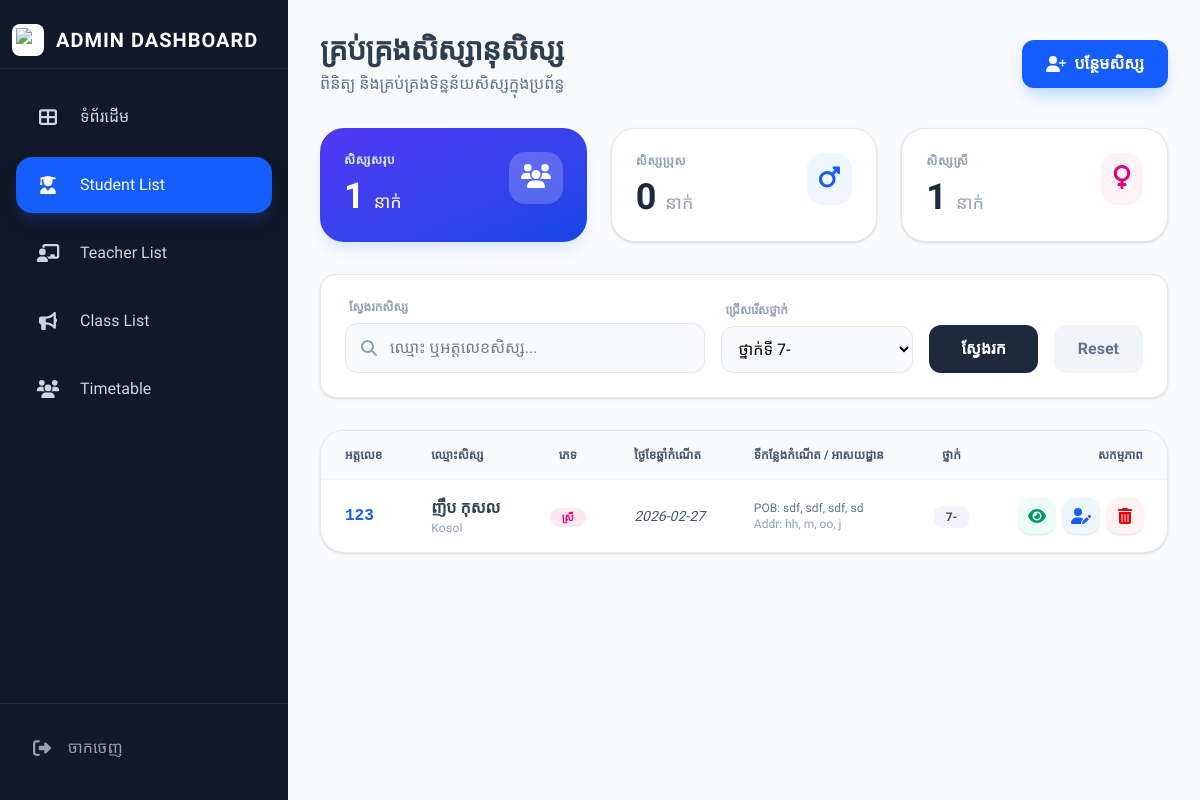
The app's page /views/admin/students_list.php?class=7- (signed in) with its own data.
### tables this page shows
CREATE TABLE `students` (
  `id` int(11) NOT NULL,
  `user_id` int(11) DEFAULT NULL,
  `student_id` varchar(50) DEFAULT NULL,
  `full_name` varchar(255) DEFAULT NULL,
  `full_name_en` varchar(255) DEFAULT NULL,
  `gender` varchar(10) DEFAULT NULL,
  `dob` varchar(50) DEFAULT NULL,
  `pob` text,
  `address` text,
  `father_name` varchar(255) DEFAULT NULL,
  `mother_name` varchar(255) DEFAULT NULL,
  `father_job` varchar(100) DEFAULT NULL,
  `mother_job` varchar(100) DEFAULT NULL,
  `father_phone` varchar(20) DEFAULT NULL,
  `mother_phone` varchar(20) DEFAULT NULL,
  `stream` varchar(100) DEFAULT NULL,
  `class_name` varchar(50) DEFAULT NULL,
  `status` varchar(20) DEFAULT 'Active',
  `class_id` int(11) DEFAULT NULL,
  `academic_year` varchar(20) DEFAULT NULL,
  `photo` varchar(255) DEFAULT 'default.png',
  `profile_img` varchar(255) DEFAULT NULL,
  `phone` varchar(50) DEFAULT NULL
);

### views/admin/students_list.php (the view, shortened to what this page needs)
<?php
require_once '../../config/db.php';
include '../../includes/header.php';
include '../../includes/sidebar_admin.php';
$search = isset($_GET['search']) ? mysqli_real_escape_string($conn, $_GET['search']) : '';
$class_filter = isset($_GET['class']) ? mysqli_real_escape_string($conn, $_GET['class']) : '';
$query = "SELECT * FROM students WHERE 1=1";
if ($class_filter) {
    $query .= " AND class_name = '$class_filter'";
}
$query .= " ORDER BY id DESC";
$students = mysqli_query($conn, $query);
$total_students = mysqli_num_rows($students);
$male_count = 0;
$female_count = 0;
$student_list = [];
while($row = mysqli_fetch_assoc($students)) {
    $student_list[] = $row;
    if($row['gender'] == 'ស្រី') $female_count++;
}
$classes = mysqli_query($conn, "SELECT DISTINCT class_name FROM students WHERE class_name != '' ORDER BY class_name ASC");
?>
<main class="flex-1 p-8 bg-gray-50 min-h-screen">
    <div class="mb-8 flex justify-between items-center">
        <div>
            <h1 class="text-3xl font-bold text-slate-800 tracking-tight">គ្រប់គ្រងសិស្សានុសិស្ស</h1>
            <p class="text-slate-500 mt-1">ពិនិត្យ និងគ្រប់គ្រងទិន្នន័យសិស្សក្នុងប្រព័ន្ធ</p>
        </div>
        <div class="flex gap-3">
            <a href="add_student.php" class="bg-blue-600 text-white px-6 py-3 rounded-xl font-bold shadow-lg shadow-blue-200 hover:bg-blue-700 transition flex items-center">
                <i class="fas fa-user-plus mr-2"></i> បន្ថែមសិស្ស
            </a>
        </div>
    </div>
    <div class="grid grid-cols-1 md:grid-cols-3 gap-6 mb-8">
        <div class="bg-gradient-to-br from-indigo-600 to-blue-700 p-6 rounded-3xl shadow-lg shadow-blue-100 text-white">
            <div class="flex justify-between items-start">
                <div>
                    <p class="text-blue-100 text-xs font-bold uppercase tracking-wider">សិស្សសរុប</p>
                    <h3 class="text-4xl font-black mt-2"><?php echo $total_students; ?> <span class="text-lg font-normal">នាក់</span></h3>
                </div>
                <div class="bg-white/20 p-3 rounded-2xl"><i class="fas fa-users text-2xl"></i></div>
            </div>
        </div>
        <div class="bg-white p-6 rounded-3xl shadow-sm border border-slate-200">
            <div class="flex justify-between items-start">
                <div>
                    <p class="text-slate-400 text-xs font-bold uppercase tracking-wider">សិស្សប្រុស</p>
                    <h3 class="text-4xl font-black mt-2 text-slate-800"><?php echo $male_count; ?> <span class="text-lg font-normal text-slate-400">នាក់</span></h3>
                </div>
                <div class="bg-blue-50 p-3 rounded-2xl text-blue-600"><i class="fas fa-mars text-2xl"></i></div>
            </div>
        </div>
        <div class="bg-white p-6 rounded-3xl shadow-sm border border-slate-200">
            <div class="flex justify-between items-start">
                <div>
                    <p class="text-slate-400 text-xs font-bold uppercase tracking-wider">សិស្សស្រី</p>
                    <h3 class="text-4xl font-black mt-2 text-slate-800"><?php echo $female_count; ?> <span class="text-lg font-normal text-slate-400">នាក់</span></h3>
                </div>
                <div class="bg-pink-50 p-3 rounded-2xl text-pink-600"><i class="fas fa-venus text-2xl"></i></div>
            </div>
        </div>
    </div>
    <div class="bg-white p-6 rounded-2xl shadow-sm border border-slate-200 mb-8">
        <form method="GET" class="flex flex-wrap gap-4 items-end">
            <div class="flex-1 min-w-[250px]">
                <label class="block text-xs font-bold text-slate-400 uppercase mb-2 ml-1">ស្វែងរកសិស្ស</label>
                <div class="relative">
                    <i class="fas fa-search absolute left-4 top-1/2 -translate-y-1/2 text-slate-400"></i>
                    <input type="text" name="search" value="<?php echo htmlspecialchars($search); ?>" placeholder="ឈ្មោះ ឬអត្តលេខសិស្ស..."
                           class="w-full pl-11 pr-4 py-3 bg-slate-50 border border-slate-200 rounded-xl focus:ring-2 focus:ring-blue-500 outline-none transition">
                </div>
            </div>
            <div class="w-48">
                <label class="block text-xs font-bold text-slate-400 uppercase mb-2 ml-1">ជ្រើសរើសថ្នាក់</label>
                <select name="class" class="w-full p-3 bg-slate-50 border border-slate-200 rounded-xl outline-none focus:ring-2 focus:ring-blue-500">
                    <?php while($c = mysqli_fetch_assoc($classes)): ?>
                        <option value="<?php echo $c['class_name']; ?>" <?php echo ($class_filter == $c['class_name']) ? 'selected' : ''; ?>>
                            ថ្នាក់ទី <?php echo $c['class_name']; ?>
                        </option>
                    <?php endwhile; ?>
                </select>
            </div>
            <button type="submit" class="bg-slate-800 text-white px-8 py-3 rounded-xl font-bold hover:bg-slate-700 transition">
                ស្វែងរក
            </button>
            <a href="student_list.php" class="bg-slate-100 text-slate-500 px-6 py-3 rounded-xl font-bold hover:bg-slate-200 transition text-center">Reset</a>
        </form>
    </div>
    <div class="bg-white rounded-3xl shadow-sm border border-slate-200 overflow-hidden">
        <div class="overflow-x-auto">
            <table class="w-full text-left">
                <thead>
                    <tr class="bg-slate-50 border-b border-slate-100">
                        <th class="px-6 py-4 text-slate-600 font-bold text-xs uppercase">អត្តលេខ</th>
                        <th class="px-6 py-4 text-slate-600 font-bold text-xs uppercase">ឈ្មោះសិស្ស</th>
                        <th class="px-6 py-4 text-slate-600 font-bold text-xs uppercase text-center">ភេទ</th>
                        <th class="px-6 py-4 text-slate-600 font-bold text-xs uppercase">ថ្ងៃខែឆ្នាំកំណើត</th>
                        <th class="px-6 py-4 text-slate-600 font-bold text-xs uppercase">ទីកន្លែងកំណើត / អាសយដ្ឋាន</th>
                        <th class="px-6 py-4 text-slate-600 font-bold text-xs uppercase text-center">ថ្នាក់</th>
                        <th class="px-6 py-4 text-slate-600 font-bold text-xs uppercase text-right">សកម្មភាព</th>
                    </tr>
                </thead>
                <tbody class="divide-y divide-slate-100">
                    <?php if(count($student_list) > 0): ?>
                        <?php foreach($student_list as $row): ?>
                        <tr class="hover:bg-blue-50/40 transition-colors group">
                            <td class="px-6 py-4 font-mono font-bold text-blue-600"><?php echo $row['student_id']; ?></td>
                            <td class="px-6 py-4">
                                <div class="font-bold text-slate-700"><?php echo $row['full_name']; ?></div>
                                <div class="text-xs text-slate-400 font-medium tracking-wide"><?php echo $row['full_name_en']; ?></div>
                            </td>
                            <td class="px-6 py-4 text-center">
                                <span class="px-3 py-1 rounded-full text-[10px] font-bold <?php echo ($row['gender'] == 'ប្រុស') ? 'bg-blue-100 text-blue-600' : 'bg-pink-100 text-pink-600'; ?>">
                                    <?php echo $row['gender']; ?>
                                </span>
                            </td>
                            <td class="px-6 py-4 text-slate-600 text-sm italic"><?php echo $row['dob']; ?></td>
                            <td class="px-6 py-4 text-xs text-slate-500 max-w-[200px] truncate">
                                <span title="<?php echo $row['pob']; ?>">POB: <?php echo $row['pob']; ?></span><br>
                                <span title="<?php echo $row['address']; ?>" class="text-slate-400">Addr: <?php echo $row['address']; ?></span>
                            </td>
                            <td class="px-6 py-4 text-center">
                                <span class="px-3 py-1 bg-slate-100 text-slate-600 rounded-lg text-xs font-bold">
                                    <?php echo $row['class_name']; ?>
                                </span>
                            </td>
                           <td class="px-6 py-4">
                                <div class="flex justify-end gap-2 transition-all">
                                    <a href="view_student.php?id=<?php echo $row['student_id']; ?>"
                                    class="w-9 h-9 flex items-center justify-center rounded-xl bg-emerald-50 text-emerald-600 hover:bg-emerald-600 hover:text-white transition-all shadow-sm"
                                    title="មើល">
                                        <i class="fas fa-eye"></i>
                                    </a>
                                    <a href="edit_student.php?id=<?php echo $row['student_id']; ?>"
                                    class="w-9 h-9 flex items-center justify-center rounded-xl bg-blue-50 text-blue-600 hover:bg-blue-600 hover:text-white transition-all shadow-sm"
                                    title="កែប្រែ">
                                        <i class="fas fa-user-edit"></i>
                                    </a>
                                    <button onclick="confirmDelete('<?php echo $row['student_id']; ?>', '<?php echo $row['full_name']; ?>')"
                                            class="w-9 h-9 flex items-center justify-center rounded-xl bg-red-50 text-red-600 hover:bg-red-600 hover:text-white transition-all shadow-sm"
                                            title="លុប">
                                        <i class="fas fa-trash-alt"></i>
                                    </button>
                                </div>
                            </td>
                        </tr>
                        <?php endforeach; ?>
                    <?php else: ?>
                        <tr><td colspan="7" class="px-6 py-16 text-center text-slate-400 italic">មិនមានទិន្នន័យសិស្សក្នុងប្រព័ន្ធឡើយ។</td></tr>
                    <?php endif; ?>
                </tbody>
            </table>
        </div>
    </div>
</main>
<?php include '../../includes/footer.php'; ?>

### includes/header.php (style rules this page uses)
body { font-family: 'Hanuman', serif; font-size: 16px; }
h1, h2, .sidebar-brand { font-family: 'Hanuman', serif; font-weight: 700; color: #2c3e50; }

### records on screen
students: student "123", full_name "ញឹប​ កុសល", full_name_en "Kosol", gender "ស្រី", dob "2026-02-27", pob "sdf, sdf, sdf, sd", address "hh, m, oo, j", class_name "7-"

### other values on screen
$total_students "1"
$male_count "0"
$female_count "1"
